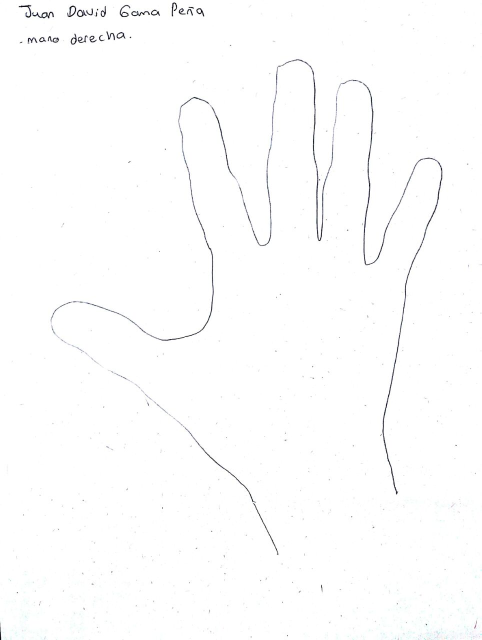
#> input picture Mano2.jpeg, 963 x 1280 px (shown at 1/2 size); its folder holds 2 pictures in this run
$ python trazador.py
#> lines starting #> are read from the running program, lines starting #| are printed output that depends on the picture
#Librerias importadas
import tkinter as tk2
import matplotlib.pyplot as plt # Para graficar y mostrar la grilla
import matplotlib.image as mimg
import scipy.interpolate as interpolate # Importación de librerias para Interpolar
import numpy as np # Importación librerias para obtener tamaño de eje x e interpolación
import easygui
#Función para mostrar la mano original y permitir que el usuarios obtenga los puntos
k = 0
coords = []
def mostrarImagen():
    plt.figure("IMAGEN ORIGINAL")
    path1 = easygui.fileopenbox(msg="Introduzca el path de la imagen", title="ABRIR IMAGEN", filetypes = ["*.png", ["*.jpg", "*.jpeg"]  ] )
#> the answer given: Mano2.jpeg
    im = plt.imread(path1) # Leerpath imagen que contiene la mano
#> im is the input picture: shape (1280, 963, 3); mean R, G, B 253.1, 253.1, 253.2
    implot = plt.imshow(im, origin='upper', extent=[0,10,0,10]) #Ubicar la imagen en la grilla
    plt.grid(True) #Mostrar grilla

def onclick(event):
    global ix, iy
    ix, iy = event.xdata, event.ydata
    print(("%.2f , %.2f")%(ix,iy))
    global coords
    global k
    k = k+1
    coords.append((ix, iy))
    return coords
#Función principal
def main():
    mostrarImagen()
    print("\n\t    ==== MENU ====\n 1) Para abrir puntos desde archivo \n 2) Para introducir puntos desde consola\n 3) Para graficar dinamicamente ")
    eleccion = int(input())
#> the answer given: 3
    if ( eleccion == 1):
        path = easygui.fileopenbox(msg="Introduzca coordenadas", title="ABRIR COORDENADAS", default="*.txt")
        f=open(path,"r")
        n = float(f.readline());
        i = 0
        x0,y0 = [],[]
        while i<n:
            x0.append(float(f.readline()))
            y0.append(float(f.readline()))
            i=i+1
    elif eleccion == 2:
        print("Digitar: Numero de puntos, seguido de coor x , coor y")
        n=int(input()) #Obtención de cantidad de coordenadas
        x0, y0 = [], [] #Listas en donde se guardarán los datos de X y Y
        i=0 #contador
        while i<n: #Ciclo donde se guardarán las coordenadas ingresadas por el usuario
            x0.append(float(input()))
            y0.append(float(input()))
            i=i+1
    else:
        print("COORDENDAS\n")
        print("X  ,  Y\n")
        root = tk2.Tk()
        root.withdraw()
        path2 = easygui.fileopenbox(msg="Introduzca el path de la imagen", title="ABRIR ARCHIVO")
#> the answer given: mano3.jpeg
        root.update()
        pathpro = tk2.filedialog.asksaveasfilename(title = "GUARDADO DE ARCHIIVO",filetypes = (("txt files","*.txt"),("all files","*.*")))
        f = open(pathpro,"w")
        root.destroy()
        img=mimg.imread(path2)
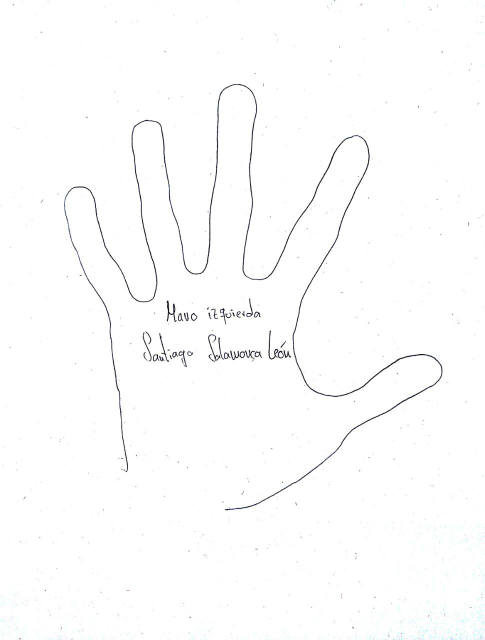
#> input picture mano3.jpeg, 969 x 1280 px (shown at 1/2 size)
#> img is the input picture: shape (1280, 969, 3); mean R, G, B 252.6, 252.7, 252.8
        imgplot=plt.imshow(img)
        ax = plt.gca()
        fig = plt.gcf()
        implot = ax.imshow(img, extent=[0,10,0,10])
        cid = fig.canvas.mpl_connect('button_press_event', onclick)
        plt.show()
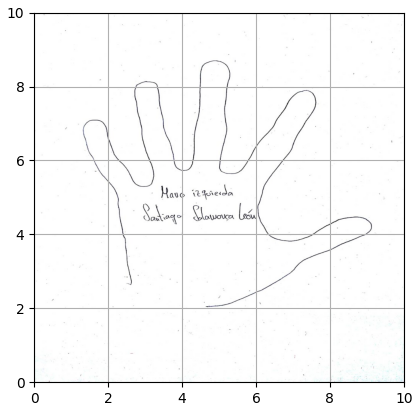
#> figure drawn by matplotlib, 1 panel
#> (the run stopped early here; a loop or call above may not have finished)
